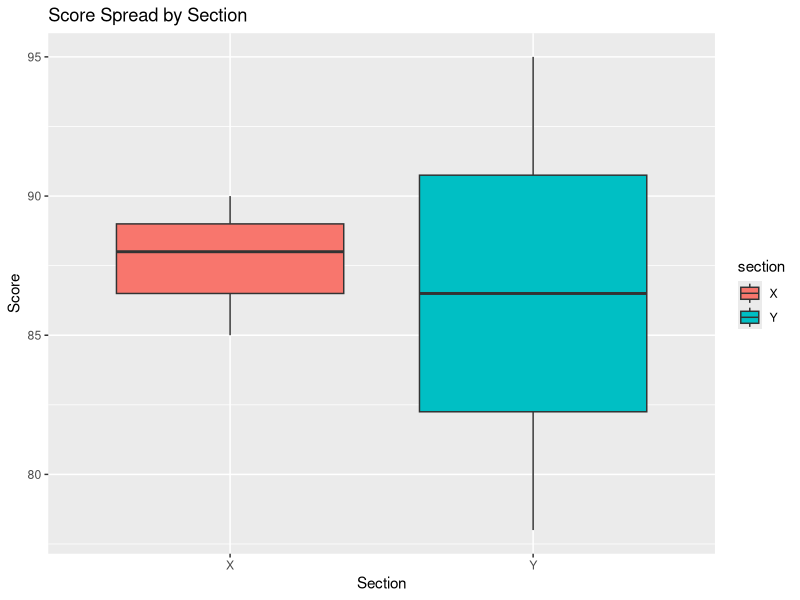

Recreate this plot in R.
library(ggplot2)

# Sample dataset
students <- data.frame(
  section = c("X", "X", "Y", "Y", "X"),
  score   = c(85, 90, 78, 95, 88)
)

# Basic boxplot
ggplot(students, aes(x = section, y = score, fill = section)) +
  geom_boxplot() +
  labs(title = "Score Spread by Section", x = "Section", y = "Score")
